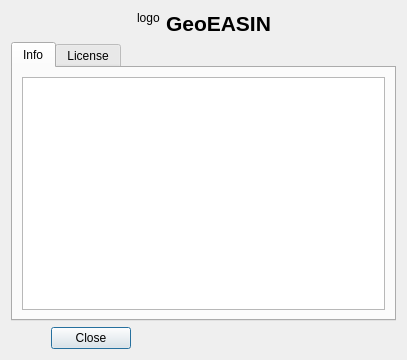
<?xml version="1.0" encoding="UTF-8"?>
<ui version="4.0">
 <class>Dialog</class>
 <widget class="QDialog" name="Dialog">
  <property name="geometry">
   <rect>
    <x>0</x>
    <y>0</y>
    <width>407</width>
    <height>360</height>
   </rect>
  </property>
  <property name="windowTitle">
   <string>About GeoEASIN</string>
  </property>
  <layout class="QGridLayout" name="gridLayout">
   <item row="0" column="1">
    <layout class="QHBoxLayout" name="horizontalLayout">
     <item>
      <widget class="QLabel" name="lblLogo">
       <property name="sizePolicy">
        <sizepolicy hsizetype="Fixed" vsizetype="Preferred">
         <horstretch>0</horstretch>
         <verstretch>0</verstretch>
        </sizepolicy>
       </property>
       <property name="maximumSize">
        <size>
         <width>35</width>
         <height>16777215</height>
        </size>
       </property>
       <property name="text">
        <string>logo</string>
       </property>
       <property name="alignment">
        <set>Qt::AlignLeading|Qt::AlignLeft|Qt::AlignTop</set>
       </property>
      </widget>
     </item>
     <item>
      <widget class="QLabel" name="label">
       <property name="maximumSize">
        <size>
         <width>107</width>
         <height>16777215</height>
        </size>
       </property>
       <property name="text">
        <string>&lt;!DOCTYPE HTML PUBLIC &quot;-//W3C//DTD HTML 4.0//EN&quot; &quot;http://www.w3.org/TR/REC-html40/strict.dtd&quot;&gt;
&lt;html&gt;&lt;head&gt;&lt;meta name=&quot;qrichtext&quot; content=&quot;1&quot; /&gt;&lt;style type=&quot;text/css&quot;&gt;
p, li { white-space: pre-wrap; }
&lt;/style&gt;&lt;/head&gt;&lt;body style=&quot; font-family:'MS Shell Dlg 2'; font-size:8pt; font-weight:400; font-style:normal;&quot;&gt;
&lt;p align=&quot;center&quot; style=&quot; margin-top:0px; margin-bottom:0px; margin-left:0px; margin-right:0px; -qt-block-indent:0; text-indent:0px;&quot;&gt;&lt;span style=&quot; font-family:'Droid Sans'; font-size:16pt; font-weight:600;&quot;&gt;GeoEASIN&lt;/span&gt;&lt;/p&gt;&lt;/body&gt;&lt;/html&gt;</string>
       </property>
       <property name="alignment">
        <set>Qt::AlignCenter</set>
       </property>
      </widget>
     </item>
    </layout>
   </item>
   <item row="0" column="0">
    <spacer name="horizontalSpacer">
     <property name="orientation">
      <enum>Qt::Horizontal</enum>
     </property>
     <property name="sizeHint" stdset="0">
      <size>
       <width>40</width>
       <height>20</height>
      </size>
     </property>
    </spacer>
   </item>
   <item row="2" column="0">
    <widget class="QDialogButtonBox" name="buttonBox">
     <property name="orientation">
      <enum>Qt::Horizontal</enum>
     </property>
     <property name="standardButtons">
      <set>QDialogButtonBox::Close</set>
     </property>
    </widget>
   </item>
   <item row="0" column="2">
    <spacer name="horizontalSpacer_2">
     <property name="orientation">
      <enum>Qt::Horizontal</enum>
     </property>
     <property name="sizeHint" stdset="0">
      <size>
       <width>40</width>
       <height>20</height>
      </size>
     </property>
    </spacer>
   </item>
   <item row="1" column="0" colspan="3">
    <widget class="QTabWidget" name="tabWidget">
     <property name="currentIndex">
      <number>0</number>
     </property>
     <property name="movable">
      <bool>false</bool>
     </property>
     <widget class="QWidget" name="tabInfo">
      <attribute name="title">
       <string>Info</string>
      </attribute>
      <layout class="QFormLayout" name="formLayout">
       <item row="0" column="0" colspan="2">
        <widget class="QTextBrowser" name="tbInfo">
         <property name="readOnly">
          <bool>true</bool>
         </property>
         <property name="html">
          <string>&lt;!DOCTYPE HTML PUBLIC &quot;-//W3C//DTD HTML 4.0//EN&quot; &quot;http://www.w3.org/TR/REC-html40/strict.dtd&quot;&gt;
&lt;html&gt;&lt;head&gt;&lt;meta name=&quot;qrichtext&quot; content=&quot;1&quot; /&gt;&lt;style type=&quot;text/css&quot;&gt;
p, li { white-space: pre-wrap; }
&lt;/style&gt;&lt;/head&gt;&lt;body style=&quot; font-family:'MS Shell Dlg 2'; font-size:8.25pt; font-weight:400; font-style:normal;&quot;&gt;
&lt;p style=&quot;-qt-paragraph-type:empty; margin-top:0px; margin-bottom:0px; margin-left:0px; margin-right:0px; -qt-block-indent:0; text-indent:0px; font-family:'Sans Serif'; font-size:9pt;&quot;&gt;&lt;br /&gt;&lt;/p&gt;&lt;/body&gt;&lt;/html&gt;</string>
         </property>
         <property name="textInteractionFlags">
          <set>Qt::LinksAccessibleByMouse|Qt::TextSelectableByMouse</set>
         </property>
         <property name="openExternalLinks">
          <bool>true</bool>
         </property>
        </widget>
       </item>
      </layout>
     </widget>
     <widget class="QWidget" name="tabLicense">
      <attribute name="title">
       <string>License</string>
      </attribute>
      <layout class="QVBoxLayout" name="verticalLayout_2">
       <item>
        <widget class="QTextBrowser" name="tbLicense">
         <property name="openExternalLinks">
          <bool>true</bool>
         </property>
        </widget>
       </item>
      </layout>
     </widget>
    </widget>
   </item>
  </layout>
 </widget>
 <resources/>
 <connections>
  <connection>
   <sender>buttonBox</sender>
   <signal>accepted()</signal>
   <receiver>Dialog</receiver>
   <slot>accept()</slot>
   <hints>
    <hint type="sourcelabel">
     <x>248</x>
     <y>254</y>
    </hint>
    <hint type="destinationlabel">
     <x>157</x>
     <y>274</y>
    </hint>
   </hints>
  </connection>
  <connection>
   <sender>buttonBox</sender>
   <signal>rejected()</signal>
   <receiver>Dialog</receiver>
   <slot>reject()</slot>
   <hints>
    <hint type="sourcelabel">
     <x>316</x>
     <y>260</y>
    </hint>
    <hint type="destinationlabel">
     <x>286</x>
     <y>274</y>
    </hint>
   </hints>
  </connection>
 </connections>
</ui>
